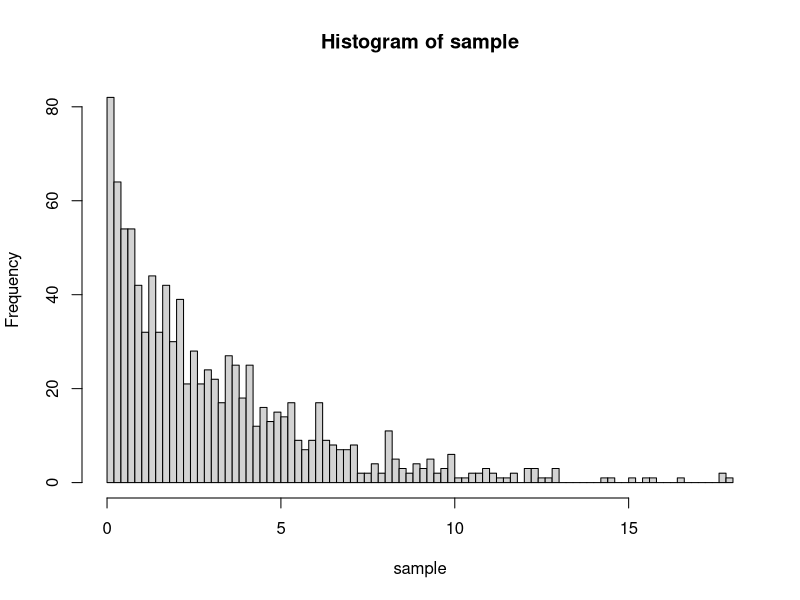
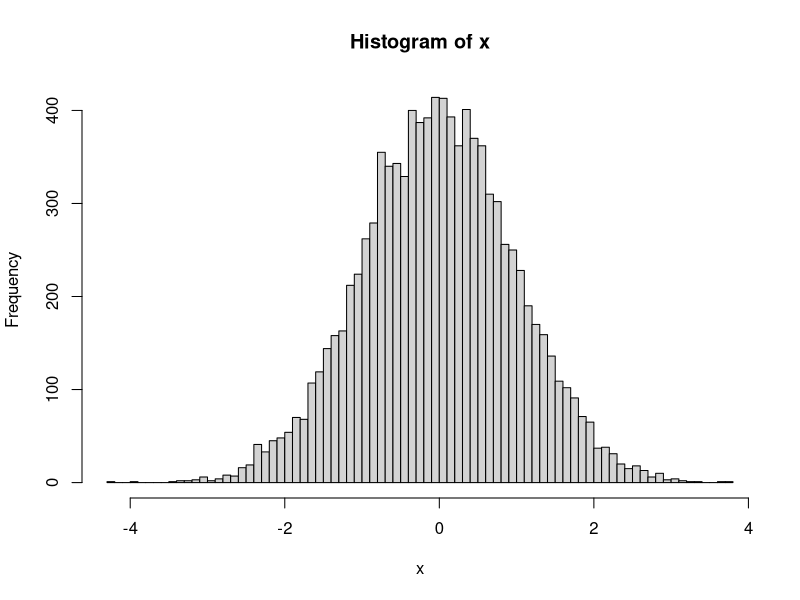

Here is the R script that generated these plots, in order:
#implement
x = rnorm(10000)
mean(x)
mean(x**2)
mean(x**3)
mean(x**4)

#######################################
#implement
#exponential dist of sampling

u = runif(1000)
beta = 3
sample = -beta * log(u)
hist(sample,nclass=100)
# using nclass with more than # 100

##################################


####################################
#implement
#rejection sampling with f = normal and g = exponential
# generating normal dist

n = 10000
x = rep(NA, n)
index = 1

while(index <=n){
    y = rexp(1)
    r = exp(-(y-1)**2 / 2)
    u = runif(1)
    
    if(u < r ){
      u2 = runif(1)
      if(u2 < 0.5)
        x[index] = -y
      else x[index] = y
      
      index = index + 1
    }
}

hist(x , nclass = 100)